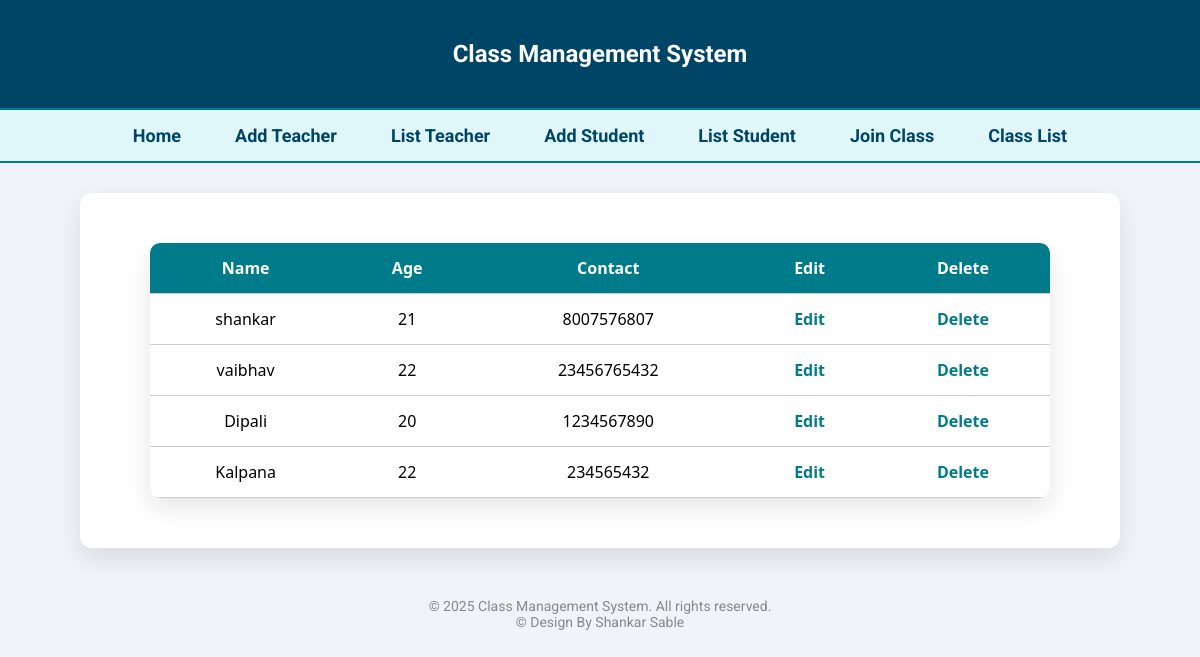
The page /studentlist/ on the database its author committed.
### myapp/models.py (models this page shows, shortened)
class students(models.Model):
    Sname=models.CharField(max_length=20)
    Sage=models.IntegerField()
    Scontact=models.IntegerField()

### myapp/views.py (the view)
# urls.py: path('studentlist/',studentlist,name='studentlist'),
def studentlist(request):
    qs=students.objects.all()
    response=render(request,"stu_list.html",context={"qs":qs})
    return response

### templates/stu_list.html (shortened to what this page needs)
<!DOCTYPE html>
{% extends "base.html" %}
{% block content %}
<table>
    <tr>
        <th>Name</th>
        <th>Age</th>
        <th>Contact</th>
        <th>Edit</th>
        <th>Delete</th>
    </tr>
    {% for row in qs %}
    <tr>
        <td>{{ row.Sname }}</td>
        <td>{{ row.Sage }}</td>
        <td>{{ row.Scontact }}</td>
        <td><a href="#">Edit</a></td>
        <td><a href="{% url 'studentdelete' row.Sname %}">Delete</a></td>
    </tr>
    {% endfor %}
</table>
{% endblock %}

### templates/base.html (style rules this page uses)
body { margin: 0; font-family: 'Roboto', sans-serif; background: #f0f4f8; }

### templates/stu_list.html (style rules this page uses)
table { width: 90%; margin: 30px auto; border-collapse: collapse; font-family: 'Segoe UI', Tahoma, Geneva, Verdana, sans-serif; background-color: #fff; box-shadow: 0 10px 25px rgba(0, 0, 0, 0.1); border-radius: 10px; overflow: hidden; }
th, td { padding: 14px 18px; text-align: center; border-bottom: 1px solid #ccc; font-size: 16px; }
th { background-color: #007B8A; color: white; }
a { text-decoration: none; color: #007B8A; font-weight: bold; transition: color 0.2s ease; }

### rows shown on the page
students: Sname "shankar", Sage "21", Scontact "8007576807"
students: Sname "vaibhav", Sage "22", Scontact "23456765432"
students: Sname "Dipali", Sage "20", Scontact "1234567890"
students: Sname "Kalpana", Sage "22", Scontact "234565432"
